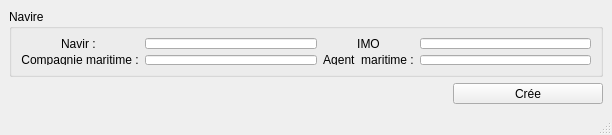
<?xml version="1.0" encoding="UTF-8"?>
<ui version="4.0">
 <class>MainWindow</class>
 <widget class="QMainWindow" name="MainWindow">
  <property name="geometry">
   <rect>
    <x>0</x>
    <y>0</y>
    <width>612</width>
    <height>135</height>
   </rect>
  </property>
  <property name="minimumSize">
   <size>
    <width>612</width>
    <height>135</height>
   </size>
  </property>
  <property name="maximumSize">
   <size>
    <width>612</width>
    <height>135</height>
   </size>
  </property>
  <property name="windowTitle">
   <string>Navire</string>
  </property>
  <widget class="QWidget" name="centralwidget">
   <layout class="QGridLayout" name="gridLayout_2">
    <item row="0" column="0" colspan="2">
     <widget class="QGroupBox" name="groupBox">
      <property name="title">
       <string>Navire</string>
      </property>
      <layout class="QGridLayout" name="gridLayout">
       <item row="1" column="0">
        <widget class="QLabel" name="label_4">
         <property name="text">
          <string>Compagnie maritime :</string>
         </property>
         <property name="alignment">
          <set>Qt::AlignCenter</set>
         </property>
        </widget>
       </item>
       <item row="1" column="4">
        <widget class="QLabel" name="label_3">
         <property name="text">
          <string>Agent  maritime :</string>
         </property>
         <property name="alignment">
          <set>Qt::AlignCenter</set>
         </property>
        </widget>
       </item>
       <item row="1" column="2" colspan="2">
        <widget class="QLineEdit" name="lineEdit_4">
         <property name="text">
          <string/>
         </property>
        </widget>
       </item>
       <item row="0" column="0">
        <widget class="QLabel" name="label_2">
         <property name="text">
          <string>Navir : </string>
         </property>
         <property name="alignment">
          <set>Qt::AlignCenter</set>
         </property>
        </widget>
       </item>
       <item row="0" column="4">
        <widget class="QLabel" name="label">
         <property name="text">
          <string>IMO</string>
         </property>
         <property name="alignment">
          <set>Qt::AlignCenter</set>
         </property>
        </widget>
       </item>
       <item row="1" column="5" colspan="2">
        <widget class="QLineEdit" name="lineEdit_3">
         <property name="text">
          <string/>
         </property>
        </widget>
       </item>
       <item row="0" column="2" colspan="2">
        <widget class="QLineEdit" name="lineEdit">
         <property name="text">
          <string/>
         </property>
        </widget>
       </item>
       <item row="0" column="5" colspan="2">
        <widget class="QLineEdit" name="lineEdit_2">
         <property name="text">
          <string/>
         </property>
        </widget>
       </item>
      </layout>
     </widget>
    </item>
    <item row="1" column="0">
     <spacer name="horizontalSpacer">
      <property name="orientation">
       <enum>Qt::Horizontal</enum>
      </property>
      <property name="sizeHint" stdset="0">
       <size>
        <width>435</width>
        <height>20</height>
       </size>
      </property>
     </spacer>
    </item>
    <item row="1" column="1">
     <widget class="QToolButton" name="toolButton">
      <property name="minimumSize">
       <size>
        <width>150</width>
        <height>0</height>
       </size>
      </property>
      <property name="text">
       <string>Crée</string>
      </property>
     </widget>
    </item>
   </layout>
  </widget>
  <widget class="QMenuBar" name="menubar">
   <property name="geometry">
    <rect>
     <x>0</x>
     <y>0</y>
     <width>612</width>
     <height>21</height>
    </rect>
   </property>
  </widget>
  <widget class="QStatusBar" name="statusbar"/>
 </widget>
 <resources/>
 <connections/>
</ui>
